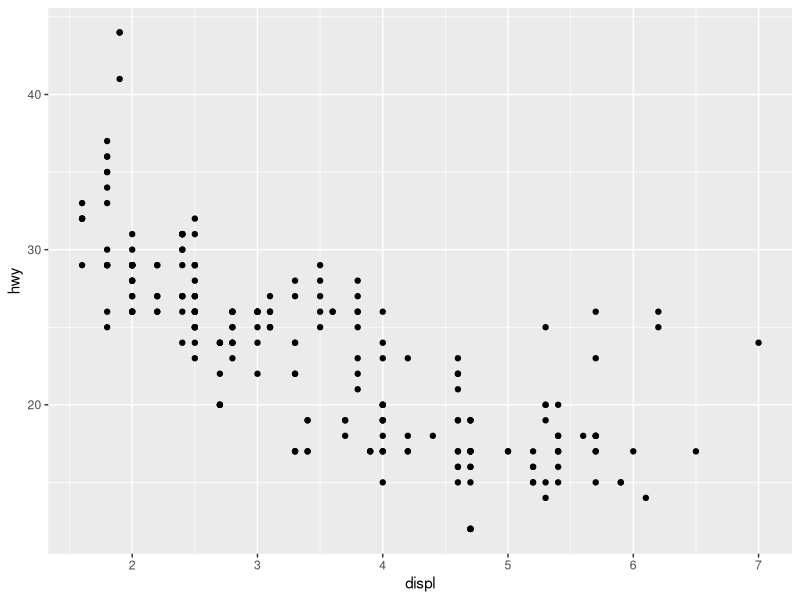
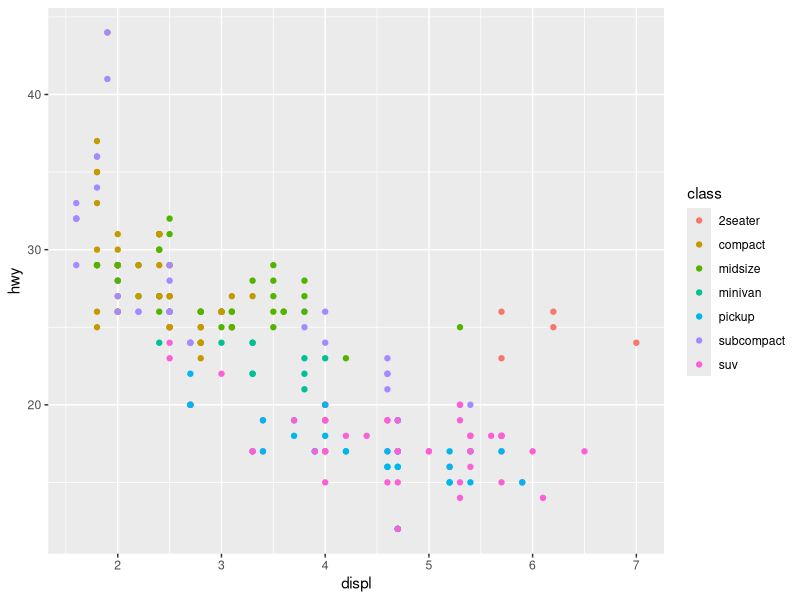
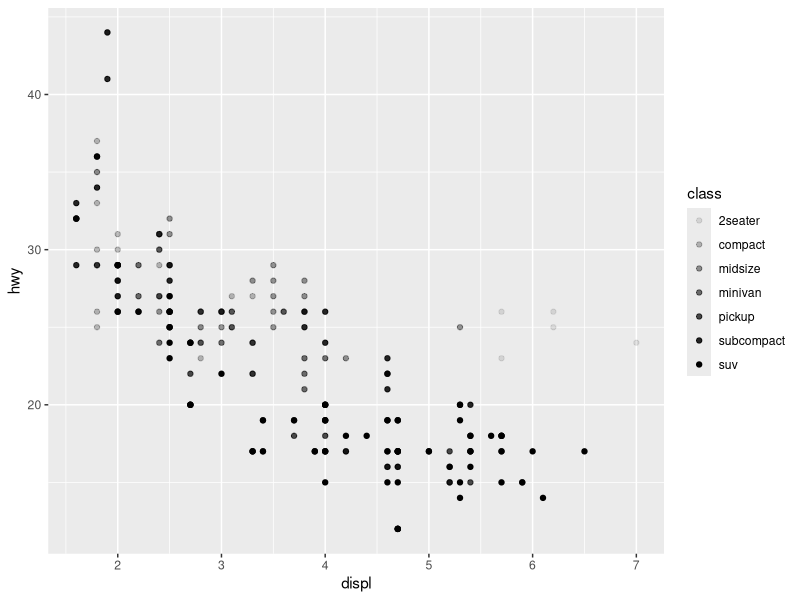

Write R code to recreate these figures, in order.
library(tidyverse)
library(magrittr)
library(dplyr)
library(jsonlite)

ggplot(data = mpg) +
  geom_point(mapping = aes(x = displ, y = hwy))

mpg

ggplot(data = mpg) +
  geom_point(mapping = aes(x = displ, y = hwy, color = class))

ggplot(data = mpg) +
  geom_point(mapping = aes(x = displ, y = hwy, alpha = class))

pp <- function(any) {
  any %>%
    toJSON() %>%
    prettify()
}
